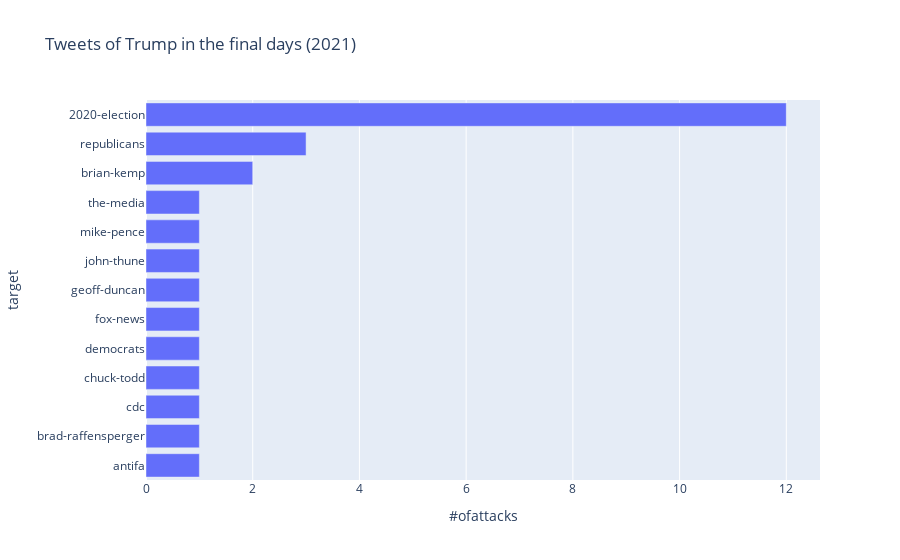

Notebook source saved alongside this figure:
### Code cell
fig = px.bar(Trumptargets__, x="#ofattacks", y="target", height=500,
            title="Tweets of Trump in the final days (2021)")
fig.show()

### Figure 1 — Plotly figure (JSON) as saved in the notebook; plotly's stock layout.template omitted (floating-point values rounded to 4 significant figures)
{"data": [{"alignmentgroup": "True", "hovertemplate": "#ofattacks=%{x}<br>target=%{y}<extra></extra>", "legendgroup": "", "marker": {"color": "#636efa"}, "name": "", "offsetgroup": "", "orientation": "h", "showlegend": false, "textposition": "auto", "type": "bar", "x": [1, 1, 1, 1, 1, 1, 1, 1, 1, 1, 2, 3, 12], "xaxis": "x", "y": ["antifa", "brad-raffensperger", "cdc", "chuck-todd", "democrats", "fox-news", "geoff-duncan", "john-thune", "mike-pence", "the-media", "brian-kemp", "republicans", "2020-election"], "yaxis": "y"}], "layout": {"autosize": true, "barmode": "relative", "legend": {"tracegroupgap": 0}, "title": {"text": "Tweets of Trump in the final days (2021)"}, "xaxis": {"anchor": "y", "autorange": true, "domain": [0, 1], "range": [0, 12.63], "title": {"text": "#ofattacks"}, "type": "linear"}, "yaxis": {"anchor": "x", "autorange": true, "domain": [0, 1], "range": [-0.5, 12.5], "title": {"text": "target"}, "type": "category"}}}
